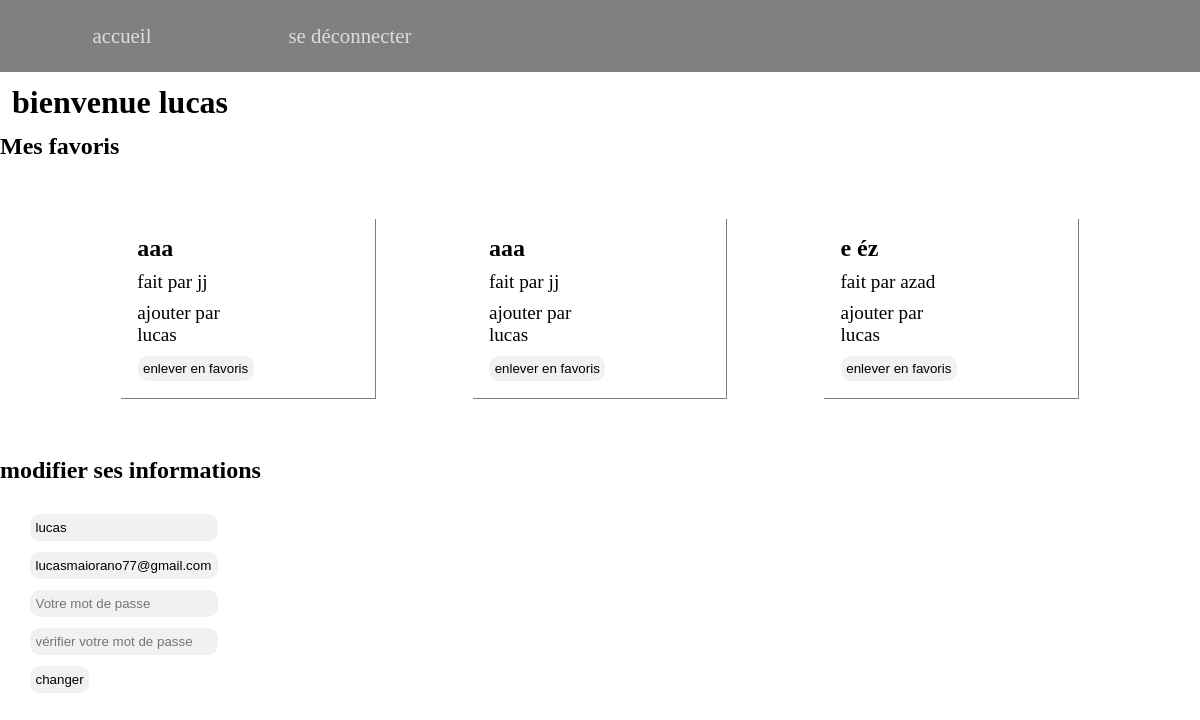
/php/dashboard.php (signed in), run on the app's committed database.
### tables this page shows
CREATE TABLE IF NOT EXISTS `utilisateurs` (
  `id_user` int NOT NULL AUTO_INCREMENT,
  `nom` varchar(50) NOT NULL,
  `email` varchar(100) NOT NULL,
  `password` varchar(255) NOT NULL,
  PRIMARY KEY (`id_user`),
  UNIQUE KEY `email` (`email`)
);

CREATE TABLE IF NOT EXISTS `favoris` (
  `id_favoris` int NOT NULL AUTO_INCREMENT,
  `utilisateur_id` int NOT NULL,
  `livre_id` int NOT NULL,
  PRIMARY KEY (`id_favoris`),
  KEY `utilisateur_id` (`utilisateur_id`),
  KEY `livre_id` (`livre_id`)
);

CREATE TABLE IF NOT EXISTS `livres` (
  `id_livre` int NOT NULL AUTO_INCREMENT,
  `titre` varchar(255) NOT NULL,
  `auteur` varchar(255) NOT NULL,
  `id_user` int NOT NULL,
  PRIMARY KEY (`id_livre`),
  KEY `id_user` (`id_user`)
);

### Models/Database.php (called while the page is built, shortened)
<?php
class Database
{
    private $host = 'localhost';
    private $db = 'bibliotheque';
    private $user = 'Lucas';
    private $password = 'password';
    private $charset = 'utf8mb4';
    public function __construct()
    {
        $dsn = "mysql:host={$this->host};dbname={$this->db};charset={$this->charset}";
        $option = [
            PDO::ATTR_ERRMODE => PDO::ERRMODE_EXCEPTION,
            PDO::ATTR_DEFAULT_FETCH_MODE => PDO::FETCH_ASSOC,
        ];
        try {
            $this->pdo = new PDO($dsn, $this->user, $this->password, $option);
        } catch (\PDOException $e) {
            throw new \PDOException($e->getMessage(), (int) $e->getCode());
        }
    }
}

### Models/User.php (called while the page is built, shortened)
<?php
require_once 'Database.php';
class User
{
    private $email;
    private $pdo;
    public function __construct($id = null, $name = null, $email = null, $password = null)
    {
        $this->email = $email;
        $db = new Database();
        $this->pdo = $db->pdo;
    }
    public function getInfos()
    {
        $sqlQuery = "SELECT * FROM utilisateurs WHERE email = :email";
        $stmt = $this->pdo->prepare($sqlQuery);
        $stmt->execute([
            'email' => $this->email
        ]);
        return $stmt->fetch();
    }
    public function getInfosByID($id)
    {
        $sqlQuery = "SELECT nom FROM utilisateurs WHERE id_user = :id";
        $stmt = $this->pdo->prepare($sqlQuery);
        $stmt->execute([
            'id' => $id
        ]);
        return $stmt->fetch();
    }
}

### Models/Favoris.php (called while the page is built, shortened)
<?php
require_once 'Database.php';
class Favoris
{
    private $user_id;
    private $pdo;
    public function __construct($id = null, $livre_id = null, $user_id = null)
    {
        $this->user_id = $user_id;
        $db = new Database();
        $this->pdo = $db->pdo;
    }
    public function getFavoris()
    {
        $sqlQuery = "SELECT * FROM livres INNER JOIN favoris ON favoris.livre_id = livres.id_livre INNER JOIN utilisateurs ON favoris.utilisateur_id = utilisateurs.id_user WHERE utilisateurs.id_user = :id";
        $stmt = $this->pdo->prepare($sqlQuery);
        $stmt->execute(['id' => $this->user_id]);
        return $stmt->fetchAll();
    }
}

### php/dashboard.php (the view, shortened to what this page needs)
<?php
require_once '../Models/User.php';
require_once '../Models/Favoris.php';
$userModel = new User(null, null, $_SESSION['email']);
$user = $userModel->getInfos();
$favorisModel = new Favoris(null, null, $user['id_user']);
$livres = $favorisModel->getFavoris()
    ?>
<!DOCTYPE html>
<html lang="en">
<head>
    <link rel="stylesheet" href="../style.css">
</head>
<body>
    <nav>
        <a href="../index.php">accueil</a>
        <br>
        <a href="logout.php">se déconnecter</a>
    </nav>
    <h1>bienvenue <?= $user['nom'] ?></h1>
    <h2>Mes favoris</h2>
    <ul id="livres"><?php
    foreach ($livres as $livre) { ?>
            <li>
                <h2><?= $livre['titre'] ?></h2>
                <p>fait par <?= $livre['auteur'] ?></p>
                <?php
                $userModel = new User();
                $userInfos = $userModel->getInfosByID($livre['id_user']);
                ?>
                <p>ajouter par <?= $userInfos['nom'] ?></p>
                <form action="dashboard.php" method="post">
                    <input type="submit" value="enlever en favoris">
                </form>
            </li>
        <?php } ?>
    </ul>
    <h2>modifier ses informations</h2>
    <form action="dashboard.php" method="post">
        <input type="text" name="nom" id="nom" placeholder="Votre" required value="<?= $user['nom'] ?>"><br>
        <input type="text" name="email" id="email" placeholder="Votre" required value="<?= $user['email'] ?>"><br>
        <input type="text" name="MDP" id="MDP" placeholder="Votre mot de passe" required><br>
        <input type="text" name="MDP2" id="MDP2" placeholder="vérifier votre mot de passe" required><br>
        <input type="submit" value="changer">
    </form>
</body>
</html>

### style.css (style rules this page uses)
* { padding: 0; margin: 0; }
nav { background-color: grey; padding: 2%; display: flex; justify-content: space-evenly; padding-right: 60%; }
a { color: rgb(221, 221, 221); text-decoration: none; font-size: 1.3em; }
h1 { margin: 1%; }
ul { margin: 2%; list-style: none; display: flex; flex-wrap: wrap; justify-content: space-evenly; }
li { padding: 1%; display: flex; flex-wrap: wrap; border-right: solid 1px grey; border-bottom: solid 1px grey; margin: 3% 0; max-width: 20%; }
li h2 { padding: 2%; width: 44%; }
li p { padding: 2%; font-size: 1.2em; width: 50%; }
form { padding: 2%; }
input { padding: 0.5%; border-radius: 10px; border: none; background-color: rgb(241, 241, 241); margin: 0.5%; }
li input { padding: 5%; }

### data on the page
utilisateurs: nom "lucas", email "lucasmaiorano77@gmail.com"
favoris: livre.titre "aaa", livre.auteur "jj", utilisateur.nom "lucas"
favoris: livre.titre "aaa", livre.auteur "jj", utilisateur.nom "lucas"
favoris: livre.titre "e éz", livre.auteur "azad", utilisateur.nom "lucas"
